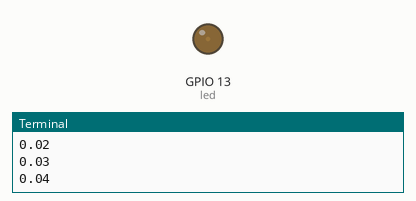
Simulated run of this program. Board: Raspberry Pi (BCM pin numbers). On the bench: output pins drawn as LEDs (lit = HIGH), the last lines printed to the terminal.

Above: at 0.05 s.
At 0.9 s:
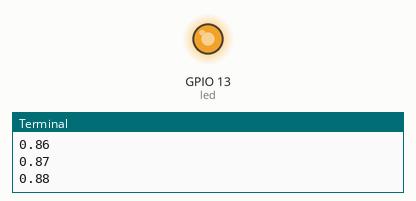
At 1.35 s:
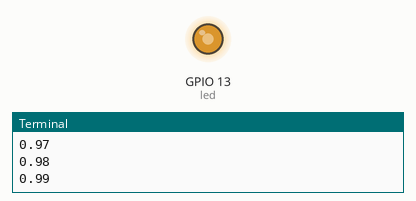
At 1.75 s:
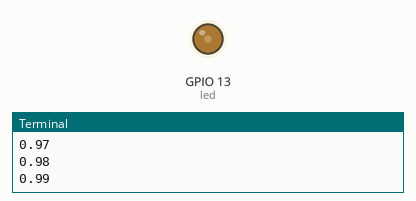
Timing chart, 0 to 4.6 s (numbered marks = the images above):
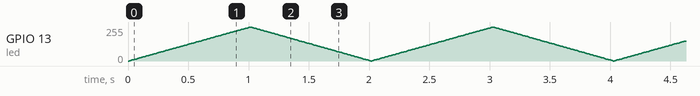

The program:

test-pwm.py
```python
from gpiozero import PWMLED
from time import sleep

led = PWMLED(13)

while True:
    for x in range(0, 100, 1):
        ledVal = x / 100.0
        print ledVal
        led.value = ledVal
        sleep(0.01)
    for x in range(100, 0, -1):
        led.value = x / 100.0
        sleep(0.01)
```
